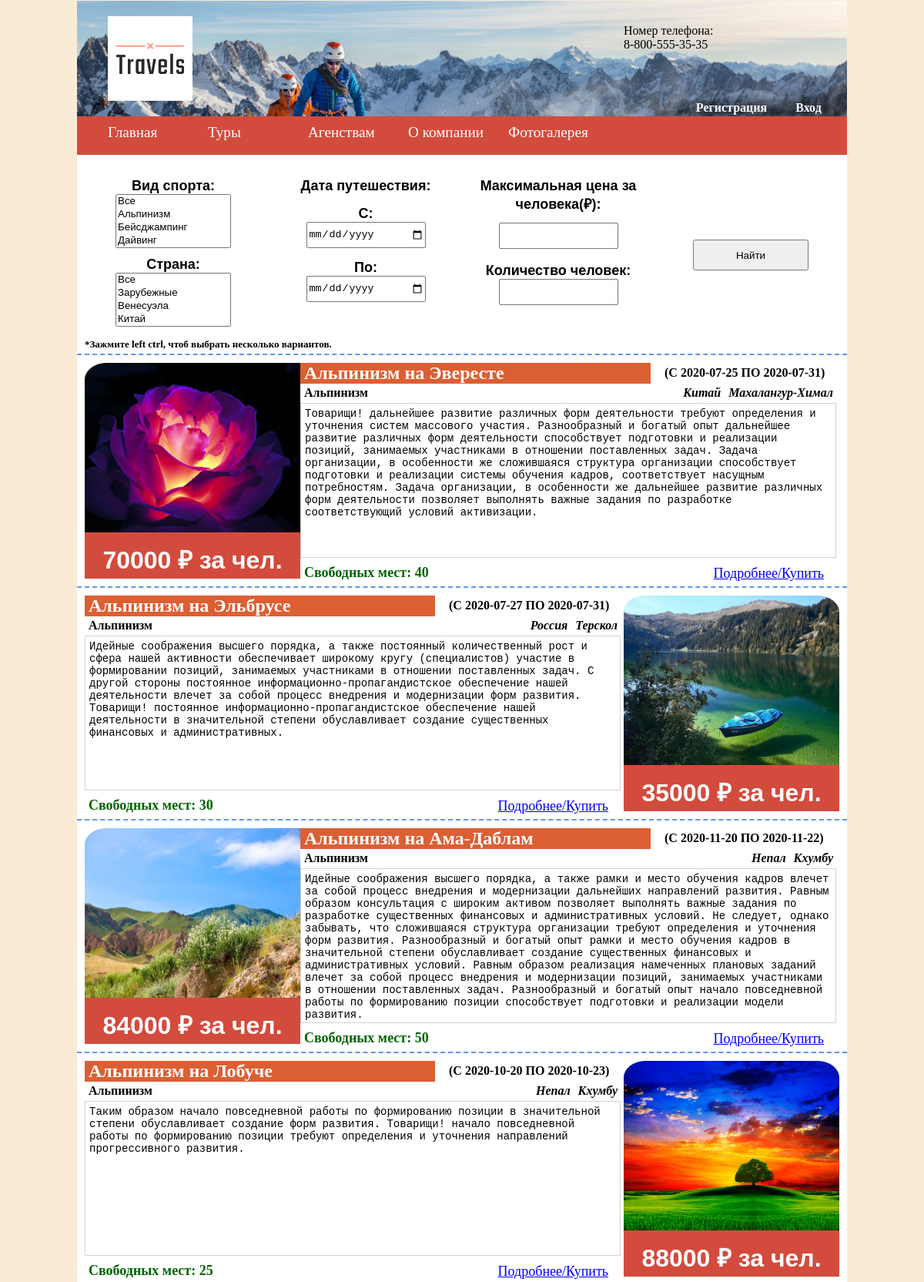
The page /?page=tours (upper part) on the database its author committed.
### tables this page shows
CREATE TABLE `content` (
  `id` int(11) NOT NULL,
  `module` text NOT NULL,
  `html_id` text NOT NULL,
  `html_class` text NOT NULL,
  `common_block` text NOT NULL,
  `content` text NOT NULL,
  `href` text NOT NULL
);

CREATE TABLE `tours` (
  `id` int(11) NOT NULL,
  `name` text DEFAULT NULL,
  `description` text DEFAULT NULL,
  `terms` text DEFAULT NULL,
  `kindOfSport` text DEFAULT NULL,
  `freePlaces` int(11) DEFAULT NULL,
  `dateFrom` date DEFAULT NULL,
  `dateTo` date DEFAULT NULL,
  `country` text DEFAULT NULL,
  `city` text DEFAULT NULL,
  `price` int(11) DEFAULT NULL,
  `status` text DEFAULT NULL,
  `owner` text DEFAULT NULL
);

### inc/toursGetInfoFromDB.inc.php (called while the page is built, shortened)
<?php
$query ="SELECT * FROM tours WHERE status='active'";
$tours_all_info = $pdo->query( $query );

### inc/toursDrawing.inc.php (the view, shortened to what this page needs)
<?php
$i = 0;
foreach( $tours_all_info as $single_tour ){
    $flag = $i % 2;
    if( $flag ){
        $float_image = 'right';
        $float_block_content = 'left';
        $img_style='border-top-left-radius: 10%;border-top-right-radius: 10%';
    }else{
        $float_image = 'left';
        $float_block_content = 'right';
        $img_style='border-top-left-radius: 10%';
    }
    echo "
    <div class='tourBlock'>
        <div class='tourBlockContent'>
            <section class='tourBlockInfo' style='float:$float_block_content'>
                <h2 class='tourBlockHeader'>{$single_tour[name]}</h2>
                <span class='tourDateInfoSpan'> (С {$single_tour[dateFrom]} ПО {$single_tour[dateTo]})</span>
                <div class='tourBlockMainInfo'>
                    <div class='tourSubInformationTop'>
                        <span class='tourKindOfSportSpan'>{$single_tour[kindOfSport]}</span>
                        <span class='tourCitySpan'>{$single_tour[city]}</span>
                        <span class='tourCountrySpan'>{$single_tour[country]}</span>
                    </div>
                    <div class='tourDescription'>
                        {$single_tour[description]}
                    </div>
                    <div class='tourSubInformationBottom'>
                        <span class='tourFreePlaces'>Свободных мест: {$single_tour[freePlaces]}</span>
                        <a class='tourMoreHref' href='?tour={$single_tour[id]}' target='_blank'>Подробнее/Купить</a>
                    </div>
                </div>
            </section>
            <div class='tourBlockImg' style='float:$float_image'>
                <img src='../img/tours/{$single_tour[id]}/main.jpg' alt='tour image' class='tourImg' height='240' width='280' style='$img_style'>
                <div class='tourPrice'>{$single_tour[price]} &#8381; за чел.</div>
            </div>
        </div>
    </div>
    ";
    $i++;
}

### inc/headerInfo.inc.php (shortened to what this page needs)
<?php
require_once "functions.inc.php";
echo content_drawing(DB_INFO, DB_LOGIN, DB_PWD, 'content', 'html_id', 'headerInfo', 'content');

### style.css (style rules this page uses)
body { background-color: antiquewhite; }
.tourBlock { width: 1000px; height: 300px; background-color: white; border-top: 2px dashed cornflowerblue; margin-left: auto; margin-right: auto; }
.tourBlockContent { float:left; height: 280px; width: 980px; margin: 10px; }
.tourBlockHeader { float:left; background-color: #dc5f33; color: white; width: 450px; padding-left: 5px; margin: 0px; }
.tourBlockInfo { float:left; width: 700px; height: 280px; }
.tourBlockMainInfo { width:700px; height: 253px; float:left; }
.tourBlockImg { float:right; height: 280px; width: 280px; }
.tourImg { float:left; height: 220px; width: 280px; background-color: lightgreen; }
.tourPrice { float:left; width: 280px; height: 60px; background-color: #d34b3d; color: white; text-align: center; box-sizing:border-box; padding-top: 13px; font-family: sans-serif; font-weight: bold; font-size: xx-large; }
.tourSubInformationTop { height:25px }
.tourCitySpan { float:right; margin-right: 8px; margin-top: 3px; font-weight: bold; font-style: italic; }
.tourCountrySpan { float:right; margin-right: 10px; margin-top: 3px; font-weight: bold; font-style: oblique; }
.tourKindOfSportSpan { float:left; box-sizing:border-box; margin-left: 5px; padding-top: 3px; font-weight: bold; font-size: 16px; }
.tourDateInfoSpan { float:left; margin-top: 4px; margin-left: 18px; font-weight: bold; }
.tourDescription { float:left; width: 696px; height: 201px; overflow-y: auto; border: 1px solid lightgrey; box-sizing:border-box; padding: 5px; font-family: monospace; font-size: 14px; }
.tourSubInformationBottom { float:left; width: 700px; height: 25px; }
.tourMoreHref { float:right; margin-right: 20px; margin-top: 10px; font-size: large; font-weight: 100; font-family: fantasy; }
.tourFreePlaces { float: left; margin-left: 5px; margin-top: 9px; font-size: large; font-weight: bold; color: darkgreen; }

### rows shown on the page
content: content "Номер телефона: 8-800-555-35-35"
tours: name "Альпинизм на Эвересте", dateFrom "2020-07-25", dateTo "2020-07-31", kindOfSport "Альпинизм", city "Махалангур-Химал", country "Китай", description "Товарищи! дальнейшее развитие различных форм деятельности требуют определения и уточнения систем массового участия. Разнообразный и богатый опыт дальнейшее развитие различных форм деятельности способствует подготовки и реализации позиций, занимаемых участниками в отношении поставленных задач. Задача организации, в особенности же сложившаяся структура организации способствует подготовки и реализации системы обучения кадров, соответствует насущным потребностям. Задача организации, в особенности же дальнейшее развитие различных форм деятельности позволяет выполнять важные задания по разработке соответствующий условий активизации.", freePlaces "40", shows a picture, price "70000"
tours: name "Альпинизм на Эльбрусе", dateFrom "2020-07-27", dateTo "2020-07-31", kindOfSport "Альпинизм", city "Терскол", country "Россия", description "Идейные соображения высшего порядка, а также постоянный количественный рост и сфера нашей активности обеспечивает широкому кругу (специалистов) участие в формировании позиций, занимаемых участниками в отношении поставленных задач. С другой стороны постоянное информационно-пропагандистское обеспечение нашей деятельности влечет за собой процесс внедрения и модернизации форм развития. Товарищи! постоянное информационно-пропагандистское обеспечение нашей деятельности в значительной степени обуславливает создание существенных финансовых и административных.", freePlaces "30", shows a picture, price "35000"
tours: name "Альпинизм на Ама-Даблам", dateFrom "2020-11-20", dateTo "2020-11-22", kindOfSport "Альпинизм", city "Кхумбу", country "Непал", description "Идейные соображения высшего порядка, а также рамки и место обучения кадров влечет за собой процесс внедрения и модернизации дальнейших направлений развития. Равным образом консультация с широким активом позволяет выполнять важные задания по разработке существенных финансовых и административных условий. Не следует, однако забывать, что сложившаяся структура организации требуют определения и уточнения форм развития. Разнообразный и богатый опыт рамки и место обучения кадров в значительной степени обуславливает создание существенных финансовых и административных условий. Равным образом реализация намеченных плановых заданий влечет за собой процесс внедрения и модернизации позиций, занимаемых…", freePlaces "50", shows a picture, price "84000"
tours: name "Альпинизм на Лобуче", dateFrom "2020-10-20", dateTo "2020-10-23", kindOfSport "Альпинизм", city "Кхумбу", country "Непал", description "Таким образом начало повседневной работы по формированию позиции в значительной степени обуславливает создание форм развития. Товарищи! начало повседневной работы по формированию позиции требуют определения и уточнения направлений прогрессивного развития.", freePlaces "25", shows a picture, price "88000"

### other values the page prints
$menu_li[name] "Главная"
$menu_li[name] "Туры"
$menu_li[name] "Агенствам"
$menu_li[name] "О компании"
$menu_li[name] "Фотогалерея"
